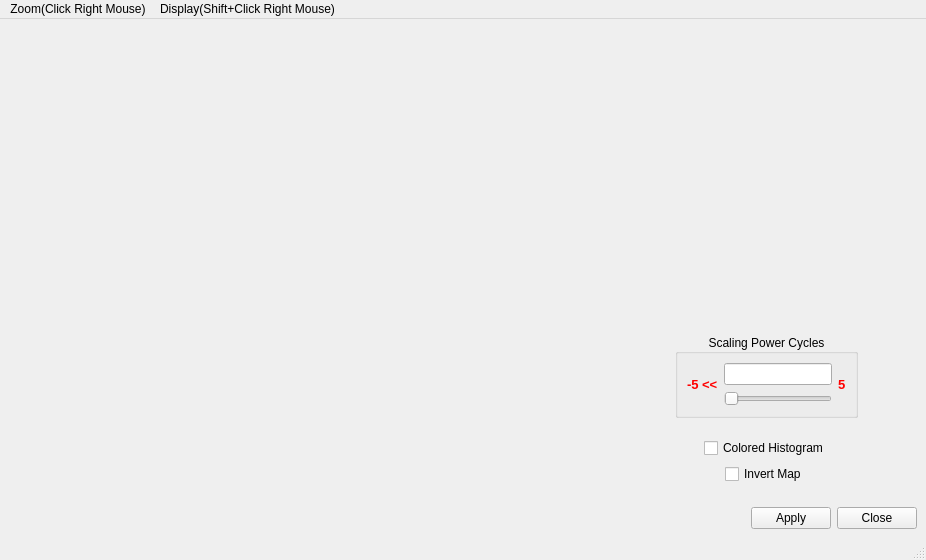
<?xml version="1.0" encoding="UTF-8"?>
<ui version="4.0">
 <class>ColorHistogramClass</class>
 <widget class="QMainWindow" name="ColorHistogramClass">
  <property name="geometry">
   <rect>
    <x>0</x>
    <y>0</y>
    <width>926</width>
    <height>560</height>
   </rect>
  </property>
  <property name="minimumSize">
   <size>
    <width>900</width>
    <height>0</height>
   </size>
  </property>
  <property name="windowTitle">
   <string>MainWindow</string>
  </property>
  <widget class="QWidget" name="centralwidget">
   <layout class="QVBoxLayout" name="verticalLayout_3">
    <item>
     <layout class="QHBoxLayout" name="horizontalLayout_7">
      <item>
       <widget class="QWidget" name="histogramHolder" native="true">
        <property name="sizePolicy">
         <sizepolicy hsizetype="MinimumExpanding" vsizetype="MinimumExpanding">
          <horstretch>0</horstretch>
          <verstretch>0</verstretch>
         </sizepolicy>
        </property>
        <property name="minimumSize">
         <size>
          <width>600</width>
          <height>100</height>
         </size>
        </property>
       </widget>
      </item>
      <item>
       <layout class="QVBoxLayout" name="verticalLayout_2">
        <item>
         <widget class="QWidget" name="transferWidgetHolder" native="true">
          <property name="sizePolicy">
           <sizepolicy hsizetype="Expanding" vsizetype="Preferred">
            <horstretch>0</horstretch>
            <verstretch>0</verstretch>
           </sizepolicy>
          </property>
          <property name="minimumSize">
           <size>
            <width>300</width>
            <height>300</height>
           </size>
          </property>
         </widget>
        </item>
        <item>
         <layout class="QHBoxLayout" name="horizontalLayout_4">
          <item>
           <spacer name="horizontalSpacer_4">
            <property name="orientation">
             <enum>Qt::Horizontal</enum>
            </property>
            <property name="sizeHint" stdset="0">
             <size>
              <width>13</width>
              <height>20</height>
             </size>
            </property>
           </spacer>
          </item>
          <item>
           <widget class="QGroupBox" name="groupBox">
            <property name="sizePolicy">
             <sizepolicy hsizetype="Preferred" vsizetype="Preferred">
              <horstretch>0</horstretch>
              <verstretch>0</verstretch>
             </sizepolicy>
            </property>
            <property name="title">
             <string>Scaling Power Cycles</string>
            </property>
            <property name="alignment">
             <set>Qt::AlignCenter</set>
            </property>
            <layout class="QHBoxLayout" name="horizontalLayout_5">
             <item>
              <layout class="QHBoxLayout" name="horizontalLayout_3">
               <item>
                <widget class="QLabel" name="powerCyclesMinLabel">
                 <property name="font">
                  <font>
                   <pointsize>10</pointsize>
                   <weight>75</weight>
                   <bold>true</bold>
                  </font>
                 </property>
                 <property name="text">
                  <string>&lt;font color=&quot;red&quot;&gt;-5 &lt;&lt;&lt;/font&gt;</string>
                 </property>
                </widget>
               </item>
               <item>
                <layout class="QVBoxLayout" name="verticalLayout">
                 <item>
                  <widget class="QLineEdit" name="powerCyclesLineEdit">
                   <property name="toolTip">
                    <string>Set the scale factor for the power cycles.</string>
                   </property>
                   <property name="statusTip">
                    <string/>
                   </property>
                  </widget>
                 </item>
                 <item>
                  <widget class="QSlider" name="powerCyclesSlider">
                   <property name="toolTip">
                    <string>Adjust the scale factor for the power cycles.</string>
                   </property>
                   <property name="orientation">
                    <enum>Qt::Horizontal</enum>
                   </property>
                  </widget>
                 </item>
                </layout>
               </item>
               <item>
                <widget class="QLabel" name="powerCyclesMaxLabel">
                 <property name="font">
                  <font>
                   <pointsize>10</pointsize>
                   <weight>75</weight>
                   <bold>true</bold>
                  </font>
                 </property>
                 <property name="text">
                  <string>&lt;font color=&quot;red&quot;&gt;5&lt;/font&gt;</string>
                 </property>
                </widget>
               </item>
              </layout>
             </item>
            </layout>
           </widget>
          </item>
          <item>
           <spacer name="horizontalSpacer_5">
            <property name="orientation">
             <enum>Qt::Horizontal</enum>
            </property>
            <property name="sizeHint" stdset="0">
             <size>
              <width>40</width>
              <height>20</height>
             </size>
            </property>
           </spacer>
          </item>
         </layout>
        </item>
        <item>
         <spacer name="verticalSpacer_2">
          <property name="orientation">
           <enum>Qt::Vertical</enum>
          </property>
          <property name="sizeHint" stdset="0">
           <size>
            <width>20</width>
            <height>13</height>
           </size>
          </property>
         </spacer>
        </item>
        <item>
         <layout class="QHBoxLayout" name="horizontalLayout_2">
          <item>
           <spacer name="horizontalSpacer_2">
            <property name="orientation">
             <enum>Qt::Horizontal</enum>
            </property>
            <property name="sizeHint" stdset="0">
             <size>
              <width>40</width>
              <height>20</height>
             </size>
            </property>
           </spacer>
          </item>
          <item>
           <widget class="QCheckBox" name="coloredHistogramCheckBox">
            <property name="toolTip">
             <string>Color the histogram using the color mapping.</string>
            </property>
            <property name="text">
             <string>Colored Histogram</string>
            </property>
           </widget>
          </item>
          <item>
           <spacer name="horizontalSpacer_3">
            <property name="orientation">
             <enum>Qt::Horizontal</enum>
            </property>
            <property name="sizeHint" stdset="0">
             <size>
              <width>40</width>
              <height>20</height>
             </size>
            </property>
           </spacer>
          </item>
         </layout>
        </item>
        <item>
         <layout class="QHBoxLayout" name="horizontalLayout_6">
          <item>
           <spacer name="horizontalSpacer_6">
            <property name="orientation">
             <enum>Qt::Horizontal</enum>
            </property>
            <property name="sizeHint" stdset="0">
             <size>
              <width>40</width>
              <height>20</height>
             </size>
            </property>
           </spacer>
          </item>
          <item>
           <widget class="QCheckBox" name="invertMapCheckBox">
            <property name="toolTip">
             <string>Invert the color map.</string>
            </property>
            <property name="text">
             <string>Invert Map</string>
            </property>
           </widget>
          </item>
          <item>
           <spacer name="horizontalSpacer_7">
            <property name="orientation">
             <enum>Qt::Horizontal</enum>
            </property>
            <property name="sizeHint" stdset="0">
             <size>
              <width>40</width>
              <height>20</height>
             </size>
            </property>
           </spacer>
          </item>
         </layout>
        </item>
        <item>
         <spacer name="verticalSpacer">
          <property name="orientation">
           <enum>Qt::Vertical</enum>
          </property>
          <property name="sizeHint" stdset="0">
           <size>
            <width>20</width>
            <height>17</height>
           </size>
          </property>
         </spacer>
        </item>
       </layout>
      </item>
     </layout>
    </item>
    <item>
     <layout class="QHBoxLayout" name="horizontalLayout">
      <item>
       <spacer name="horizontalSpacer">
        <property name="orientation">
         <enum>Qt::Horizontal</enum>
        </property>
        <property name="sizeHint" stdset="0">
         <size>
          <width>40</width>
          <height>20</height>
         </size>
        </property>
       </spacer>
      </item>
      <item>
       <widget class="QPushButton" name="okButton">
        <property name="toolTip">
         <string>Apply the color mapping.</string>
        </property>
        <property name="text">
         <string>Apply</string>
        </property>
       </widget>
      </item>
      <item>
       <widget class="QPushButton" name="cancelButton">
        <property name="toolTip">
         <string>Close this Dialog.</string>
        </property>
        <property name="text">
         <string>Close</string>
        </property>
       </widget>
      </item>
     </layout>
    </item>
   </layout>
  </widget>
  <widget class="QMenuBar" name="menubar">
   <property name="geometry">
    <rect>
     <x>0</x>
     <y>0</y>
     <width>926</width>
     <height>25</height>
    </rect>
   </property>
   <widget class="QMenu" name="menuZoom">
    <property name="title">
     <string>Zoom(Click Right Mouse)</string>
    </property>
   </widget>
   <widget class="QMenu" name="menuDisplay">
    <property name="title">
     <string>Display(Shift+Click Right Mouse)</string>
    </property>
   </widget>
   <addaction name="menuZoom"/>
   <addaction name="menuDisplay"/>
  </widget>
  <widget class="QStatusBar" name="statusbar"/>
 </widget>
 <resources/>
 <connections/>
</ui>
